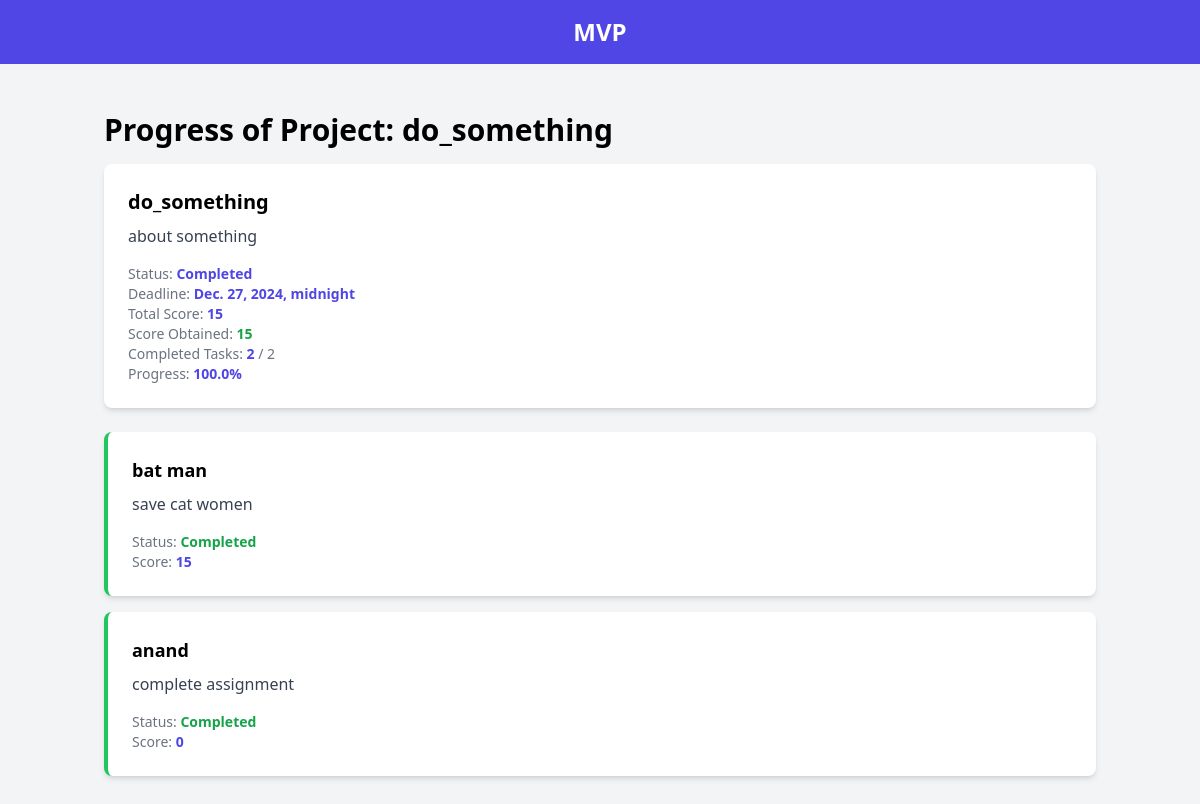
Screenshot of /projects/4/progress/ (signed in) with the database file from the repository.
### core/models.py (models this page shows, shortened)
class Project(models.Model):
    title = models.CharField(max_length=255)
    description = models.TextField()
    assigned_to = models.ForeignKey(User, on_delete=models.CASCADE, null=True, blank=True)
    status = models.CharField(max_length=20, choices=[('Pending', 'Pending'), ('Accepted', 'Accepted'), ('Completed', 'Completed')], default='Pending')
    deadline = models.DateTimeField()

class Task(models.Model):
    name = models.CharField(max_length=255)
    description = models.TextField()
    project = models.ForeignKey(Project, on_delete=models.CASCADE, related_name="tasks")
    status = models.CharField(max_length=20, choices=[('Pending', 'Pending'), ('Completed', 'Completed')], default='Pending')
    score = models.IntegerField(default=0)

### core/views.py (the view)
# urls.py: path('projects/<int:pk>/progress/', views.project_progress, name='project_progress'),
@login_required
def project_progress(request, pk):
    project = get_object_or_404(Project, pk=pk, assigned_to=request.user)
    tasks = project.tasks.all()
    total_tasks = tasks.count()
    completed_tasks = tasks.filter(status='Completed').count()
    progress = (completed_tasks / total_tasks) * 100 if total_tasks > 0 else 0
    total_score = tasks.aggregate(total_score=Sum('score'))['total_score'] or 0
    score_obtained = tasks.filter(status='Completed').aggregate(obtained_score=Sum('score'))['obtained_score'] or 0
    return render(request, 'projects/project_progress.html', {
        'project': project,
        'tasks': tasks,
        'total_tasks': total_tasks,
        'completed_tasks': completed_tasks,
        'progress': progress,
        'total_score': total_score,
        'score_obtained': score_obtained,  # Pass score_obtained to template
    })

### core/templates/projects/project_progress.html
{% extends 'base.html' %}
{% block content %}
<div class="container mx-auto p-4">
    <h1 class="text-3xl font-bold mb-4">Progress of Project: {{ project.title }}</h1>
    <div class="bg-white shadow-md rounded-lg p-6 mb-6">
        <h2 class="text-xl font-semibold">{{ project.title }}</h2>
        <p class="text-gray-700 mt-2">{{ project.description }}</p>
        <div class="mt-4">
            <p class="text-sm text-gray-500">Status:
                <span class="font-semibold text-indigo-600">{{ project.get_status_display }}</span>
            </p>
            <p class="text-sm text-gray-500">Deadline:
                <span class="font-semibold text-indigo-600">{{ project.deadline }}</span>
            </p>
            <p class="text-sm text-gray-500">Total Score:
                <span class="font-semibold text-indigo-600">{{ total_score }}</span>
            </p>
            <p class="text-sm text-gray-500">Score Obtained:
                <span class="font-semibold text-green-600">{{ score_obtained }}</span>
            </p>
            <p class="text-sm text-gray-500">Completed Tasks:
                <span class="font-semibold text-indigo-600">{{ completed_tasks }}</span> / {{ total_tasks }}
            </p>
            <p class="text-sm text-gray-500">Progress:
                <span class="font-semibold text-indigo-600">{{ progress }}%</span>
            </p>
        </div>
    </div>
    <div class="space-y-4">
        {% for task in tasks %}
        <div class="bg-white shadow-md rounded-lg p-6 {% if task.status == 'Completed' %} bg-green-100 border-l-4 border-green-500 {% endif %}">
            <h3 class="text-lg font-semibold">{{ task.name }}</h3>
            <p class="text-gray-700 mt-2">{{ task.description }}</p>
            <div class="mt-4">
                <p class="text-sm text-gray-500">Status:
                    <span class="font-semibold {% if task.status == 'Completed' %}text-green-600{% else %}text-gray-600{% endif %}">{{ task.get_status_display }}</span>
                </p>
                <p class="text-sm text-gray-500">Score:
                    <span class="font-semibold text-indigo-600">{{ task.score }}</span>
                </p>
            </div>
        </div>
        {% endfor %}
    </div>
</div>
{% endblock %}

### rows the page displays
Project: title "do_something", description "about something", status "Completed", deadline "Dec. 27, 2024, midnight"
Task: name "bat man", description "save cat women", status "Completed", score "15"
Task: name "anand", description "complete assignment", status "Completed", score "0"

### other values shown
{{ total_score }} "15"
{{ score_obtained }} "15"
{{ completed_tasks }} "2"
{{ total_tasks }} "2"
{{ progress }} "100.0"
